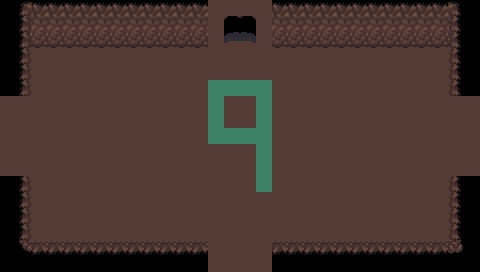

The image is a tile-based game level rendered from a .tmx file. Its description and source (layers, tilesets, objects; grid data summarised) follow:
An orthogonal 30x17 tile map with 16x16 px tiles, 3 tile layers (Base, Ground, Upper), 2 tilesets and 18 objects (6x SpawnPoint, 4x Entrance, 4x BlockObject, 4x CombatStart).

<map version="1.5" tiledversion="1.6.0" orientation="orthogonal" renderorder="right-down" width="30" height="17" tilewidth="16" tileheight="16" infinite="0" nextlayerid="22" nextobjectid="70">
 <properties>
  <property name="Dungeon" value="Cave" />
  <property name="MapType" value="Cave" />
  <property name="Mobs" value="2-3|0" />
  <property name="Modular" type="bool" value="true" />
  <property name="ResourcesMinMax" value="30-60" />
 </properties>
 <tileset firstgid="1" source="../Tilesets/tilesetManorGrounds.tsx" />
 <tileset firstgid="626" source="../Tilesets/tsWalls_Floors.tsx" />
 <layer id="19" name="Base" width="30" height="17">
  <data>[510 cells, 510 non-empty, 7 distinct tile ids]</data>
 </layer>
 <layer id="20" name="Ground" width="30" height="17">
  <data>[510 cells, 92 non-empty, 8 distinct tile ids]</data>
 </layer>
 <layer id="21" name="Upper" width="30" height="17">
  <data>[510 cells, 28 non-empty, 5 distinct tile ids]</data>
 </layer>
 <objectgroup id="4" name="Travel">
  <object id="51" name="Entrance" x="224" y="268" width="32" height="4">
   <properties>
    <property name="EntranceDir" value="Up" />
    <property name="Modular" type="bool" value="true" />
   </properties>
  </object>
  <object id="53" name="Entrance" x="224" y="28" width="32" height="4">
   <properties>
    <property name="EntranceDir" value="Down" />
    <property name="Modular" type="bool" value="true" />
   </properties>
  </object>
  <object id="54" name="Entrance" x="0" y="128" width="4" height="32">
   <properties>
    <property name="EntranceDir" value="Right" />
    <property name="Modular" type="bool" value="true" />
   </properties>
  </object>
  <object id="55" name="Entrance" x="476" y="128" width="4" height="32">
   <properties>
    <property name="EntranceDir" value="Left" />
    <property name="Modular" type="bool" value="true" />
   </properties>
  </object>
 </objectgroup>
 <objectgroup id="5" name="MapObject">
  <object id="60" name="SpawnPoint" x="99.3048" y="68.7237" width="10" height="8.5" />
  <object id="61" name="SpawnPoint" x="228.595" y="131.782" width="10" height="8.5" />
  <object id="62" name="SpawnPoint" x="404.684" y="69.1203" width="10" height="8.5" />
  <object id="63" name="SpawnPoint" x="51.3167" y="228.155" width="10" height="8.5" />
  <object id="64" name="SpawnPoint" x="418.564" y="211.102" width="10" height="8.5" />
  <object id="65" name="SpawnPoint" x="338.849" y="131.782" width="10" height="8.5" />
  <object id="66" name="BlockObject" x="211.212" y="4.81518" width="55.625" height="9.75">
   <properties>
    <property name="Dir" value="Up" />
    <property name="Open" type="bool" value="false" />
   </properties>
  </object>
  <object id="67" name="BlockObject" x="210.217" y="243.202" width="55.625" height="9.75">
   <properties>
    <property name="Dir" value="Down" />
    <property name="Open" type="bool" value="false" />
   </properties>
  </object>
  <object id="68" name="BlockObject" x="1.46211" y="99.3152" width="26.75" height="74">
   <properties>
    <property name="Dir" value="Left" />
    <property name="Open" type="bool" value="false" />
   </properties>
  </object>
  <object id="69" name="BlockObject" x="452.462" y="100.815" width="26.75" height="74">
   <properties>
    <property name="Dir" value="Right" />
    <property name="Open" type="bool" value="false" />
   </properties>
  </object>
 </objectgroup>
 <objectgroup id="6" name="Character">
  <object id="56" name="CombatStart" x="66.5034" y="128.696" width="10.5" height="11.25">
   <properties>
    <property name="Dir" value="Right" />
    <property name="Position" value="NE" />
   </properties>
  </object>
  <object id="57" name="CombatStart" x="211.383" y="194.566" width="10.5" height="11.25">
   <properties>
    <property name="Dir" value="Up" />
    <property name="Position" value="NW" />
   </properties>
  </object>
  <object id="58" name="CombatStart" x="258.12" y="65.4559" width="10.5" height="11.25">
   <properties>
    <property name="Dir" value="Down" />
    <property name="Position" value="SE" />
   </properties>
  </object>
  <object id="59" name="CombatStart" x="400.498" y="160.639" width="10.5" height="11.25">
   <properties>
    <property name="Dir" value="Left" />
    <property name="Position" value="SW" />
   </properties>
  </object>
 </objectgroup>
</map>
